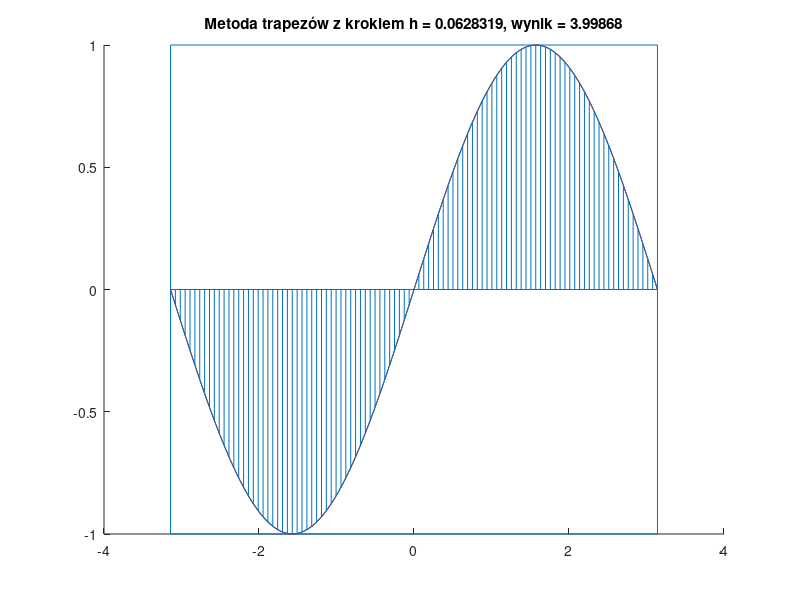

MATLAB code to generate this figure:
clc
clear all
close all
f = @(x) sin(x);
x = linspace(-pi, pi, 100);
line([-pi, pi], [1, 1])
line([-pi, pi], [-1, -1])
line([-pi, -pi], [-1, 1])
line([pi, pi], [-1, 1])
line([-pi, pi], [0, 0])
hold on
plot(x, f(x), 'r')
hold off
a = -pi;
b = pi;
n = length(x);
h = 2*pi/n;
calka = 0.5*(abs(f(a))+f(b));
for i=1:n-1
    line([a+(i-1)*h, a+i*h], [f(a+(i-1)*h), f(a+i*h)])
    line([a+i*h, a+i*h], [0, f(a+i*h)])
    calka = calka + abs(f(a+i*h));
end
line([a+(n-1)*h, a+n*h], [f(a+(n-1)*h), f(a+n*h)])
calka = h*calka
titleString = sprintf('Metoda trapezów z krokiem h = %d, wynik = %d', 2*pi/n,calka);
title(titleString)

%Im mniejsza wartość kroku, tym wynik jest dokładniejszy, tzn. im więcej
%trapezów utworzymy, tym wynik będzie dokładniejszy